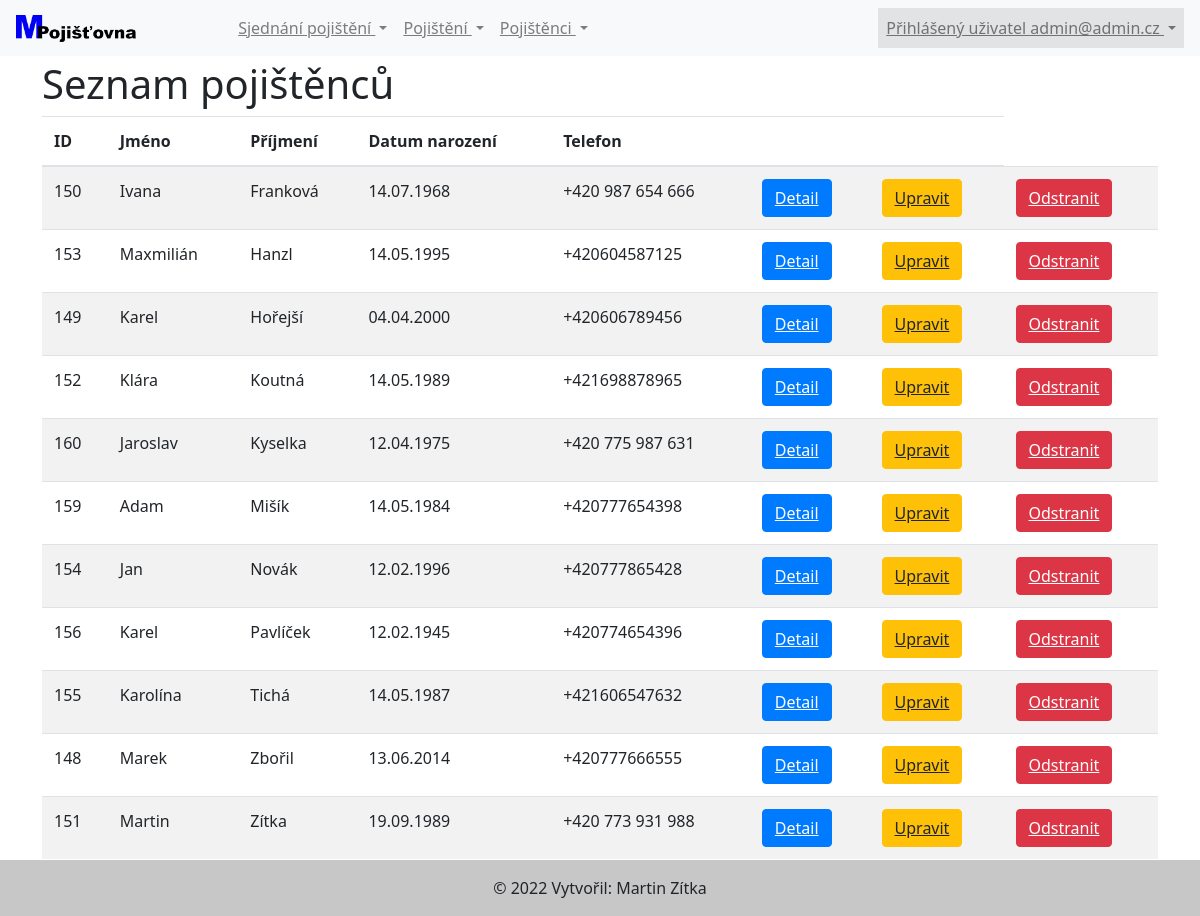
/readPojistenci.php (signed in), run on an earlier commit of the app's database.
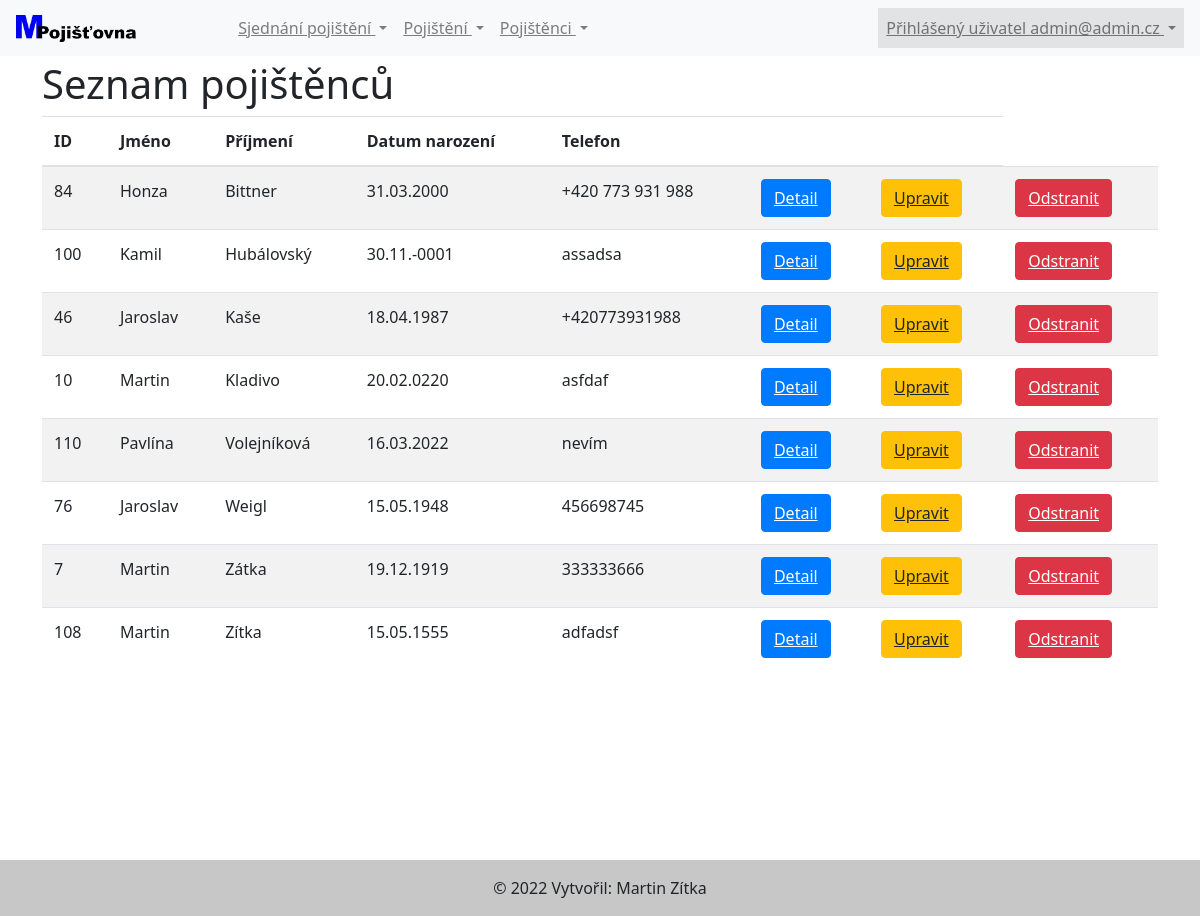
And on a later commit of the database.
### tables this page shows
CREATE TABLE `pojistenci` (
  `pojistenecId` int(11) NOT NULL,
  `jmeno` varchar(60) DEFAULT NULL,
  `prijmeni` varchar(60) DEFAULT NULL,
  `datumNarozeni` date DEFAULT NULL,
  `telefon` varchar(20) DEFAULT NULL
);

### tridy/Pojistenec.php (the view, shortened to what this page needs)
<?php
class Pojistenec {
    public function VypisPojistence() {
        global $connection;
        $dbVypisPojistence = "SELECT * FROM pojistenci ORDER BY prijmeni";
        $vypisPojistence = mysqli_query($connection, $dbVypisPojistence);
        while ($row = mysqli_fetch_array($vypisPojistence)) {
            echo('<table class="table table-striped table-hover">');
            echo('<thead><th>ID</th><th>Jméno</th><th>Příjmení</th><th>Datum narození</th><th>Telefon</th><th colspan="2"></th></thead>');
            foreach ($vypisPojistence as $p) {
                echo('<tr><td>' . htmlspecialchars($p['pojistenecId']));
                echo('</td><td>' . htmlspecialchars(trim($p['jmeno'])));
                echo('</td><td>' . htmlspecialchars(trim($p['prijmeni'])));
                $datum = date("d.m.Y", strtotime($p['datumNarozeni']));
                echo('</td><td>' . htmlspecialchars($datum));
                echo('</td><td>' . htmlspecialchars($p['telefon']));
                echo('</td><td><a class="btn btn-primary" role="link" href="detailPojistenec.php?pojistenecId=' . $p['pojistenecId'] . '">Detail</a></button>');
                echo('</td><td><a class="btn btn-warning" role="link" href="updatePojistenci.php?pojistenecId=' . $p['pojistenecId'] . '">Upravit</a></button>');
                echo('</td><td><a class="btn btn-danger" role="link" href="deletePojistenci.php?pojistenecId=' . $p['pojistenecId'] . '">Odstranit</a></button>');
                echo('</td></tr>');
            }
            echo('</table>');
        }
    }
}

What changed in the data, as far as the page shows it:
removed pojistenci: pojistenecId "150", jmeno "Ivana", prijmeni "Franková", datumNarozeni "14.07.1968", telefon "+420 987 654 666"
removed pojistenci: pojistenecId "153", jmeno "Maxmilián", prijmeni "Hanzl", datumNarozeni "14.05.1995", telefon "+420604587125"
removed pojistenci: pojistenecId "149", jmeno "Karel", prijmeni "Hořejší", datumNarozeni "04.04.2000", telefon "+420606789456"
removed pojistenci: pojistenecId "152", jmeno "Klára", prijmeni "Koutná", datumNarozeni "14.05.1989", telefon "+421698878965"
removed pojistenci: pojistenecId "160", jmeno "Jaroslav", prijmeni "Kyselka", datumNarozeni "12.04.1975", telefon "+420 775 987 631"
removed pojistenci: pojistenecId "159", jmeno "Adam", prijmeni "Mišík", datumNarozeni "14.05.1984", telefon "+420777654398"
removed pojistenci: pojistenecId "154", jmeno "Jan", prijmeni "Novák", datumNarozeni "12.02.1996", telefon "+420777865428"
removed pojistenci: pojistenecId "156", jmeno "Karel", prijmeni "Pavlíček", datumNarozeni "12.02.1945", telefon "+420774654396"
removed pojistenci: pojistenecId "155", jmeno "Karolína", prijmeni "Tichá", datumNarozeni "14.05.1987", telefon "+421606547632"
removed pojistenci: pojistenecId "148", jmeno "Marek", prijmeni "Zbořil", datumNarozeni "13.06.2014", telefon "+420777666555"
removed pojistenci: pojistenecId "151", jmeno "Martin", prijmeni "Zítka", datumNarozeni "19.09.1989", telefon "+420 773 931 988"
added pojistenci: pojistenecId "84", jmeno "Honza", prijmeni "Bittner", datumNarozeni "31.03.2000", telefon "+420 773 931 988"
added pojistenci: pojistenecId "100", jmeno "Kamil", prijmeni "Hubálovský", datumNarozeni "30.11.-0001", telefon "assadsa"
added pojistenci: pojistenecId "46", jmeno "Jaroslav", prijmeni "Kaše", datumNarozeni "18.04.1987", telefon "+420773931988"
added pojistenci: pojistenecId "10", jmeno "Martin", prijmeni "Kladivo", datumNarozeni "20.02.0220", telefon "asfdaf"
added pojistenci: pojistenecId "110", jmeno "Pavlína", prijmeni "Volejníková", datumNarozeni "16.03.2022", telefon "nevím"
added pojistenci: pojistenecId "76", jmeno "Jaroslav", prijmeni "Weigl", datumNarozeni "15.05.1948", telefon "456698745"
added pojistenci: pojistenecId "7", jmeno "Martin", prijmeni "Zátka", datumNarozeni "19.12.1919", telefon "333333666"
added pojistenci: pojistenecId "108", jmeno "Martin", prijmeni "Zítka", datumNarozeni "15.05.1555", telefon "adfadsf"
